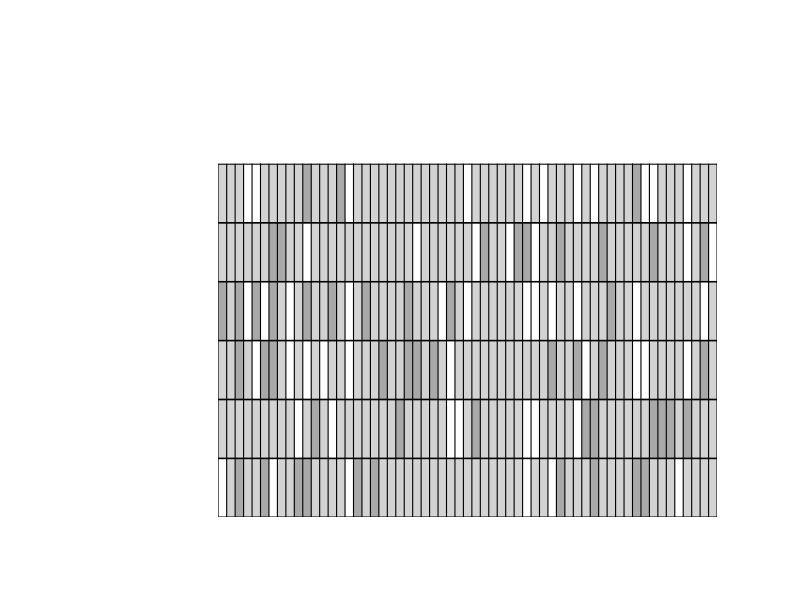

The R source for this figure: (Note: this script raises an error after producing the figure.)
library(RColorBrewer)
library(gplots)
library(pheatmap)

#####################
## Define settings ##
#####################

N <- 59
D <- c(180,18,42)
K <- 6

outdir <- "/Users/ricard/data/mofa_microbiome/pdf/mofa_overview"

############################
## Simulate factor matrix ##
############################

pdf(paste0(outdir,"/Z.pdf"), height=3, width=6)
Z <- matrix(rnorm(N*K,0,5),N,K)
my_palette <- colorRampPalette(c("white", "darkgrey"))(n=3)
# pheatmap::pheatmap(Z, cluster_rows=F, cluster_cols=F, border_color="black", legend=FALSE, color=my_palette, cellheight=6, cellwidth=5.5)
heatmap.2(t(Z), col = my_palette, na.color = "gray95", dendogram="none", Rowv=F, Colv=F, density.info="none", trace="none",
          key=FALSE, labRow = FALSE, labCol = FALSE, sepwidth=c(0.01,0.01), sepcolor="black", colsep=0:nrow(Z), rowsep=0:ncol(Z))
dev.off()

##############################
## Simulate data modalities ##
##############################

missing_samples <- 1
missing_values <- 0.1

Y <- matrix(sample(1:5,size=N*D,replace=T),N,D)
Y[sample(N*D, N*D*missing_values, replace = F)] <- NA
Y[sample(N, missing_samples, replace = F),] <- NA

my_palette = colorRampPalette(rev(brewer.pal(n = 7, name="RdYlBu")))(100)
my_palette <- colorRampPalette(c("darkgreen", "red"))(n=2)
my_palette <- colorRampPalette(c("red","white","blue"))(256)

pdf(sprintf("%s/Y3.pdf",outdir), height=2.5, width=9)
pheatmap::pheatmap(t(Y), cluster_rows=F, cluster_cols=F, border_color="black", legend=FALSE, color=my_palette)
# heatmap.2(t(Y), col = my_palette, na.color = "gray95", dendogram="none", Rowv=F, Colv=F, density.info="none", trace="none",
#           key=FALSE, labRow = FALSE, labCol = FALSE, sepwidth=c(0.00,0.00), sepcolor="white", colsep=0:nrow(Y), rowsep=0:ncol(Y))
dev.off()


##############################
## Simulate weight matrices ##
##############################

# W <- abs(read.table(sprintf("%s/W3.txt",outdir))) %>% as.matrix

my_palette <- colorRampPalette(c("white", "red"))(n=5)
pdf(sprintf("%s/W3.pdf",outdir), height=5, width=3)
pheatmap::pheatmap(W, cluster_rows=F, cluster_cols=F, border_color="black", legend=FALSE, color=my_palette, show_rownames = F, show_colnames = F)
# heatmap.2(W1, col = my_palette, na.color = "gray95", dendogram="none", Rowv=F, Colv=F, density.info="none", trace="none",
#           key=FALSE, labRow = FALSE, labCol = FALSE, sepwidth=c(0.01,0.01), sepcolor="black", colsep=0:nrow(W1), rowsep=0:ncol(W1))
dev.off()
